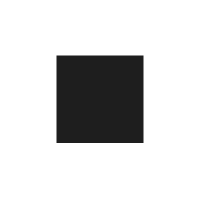
#> input picture Hexagonal_Grid_Placement/Maps/map14/M_0014.png, 200 x 200 px
$ python Hexagonal_map14.py
#> lines starting #> are read from the running program, lines starting #| are printed output that depends on the picture; after the words box and inside, x2 and y2 are one past the last pixel; in counts of white or black regions, pixels touching at a corner belong together
### Hexagonal_Grid_Placement/Maps/map14/grid_generator_map14.py
from PIL import Image
import numpy as np
import matplotlib.pyplot as plt

img_path = "M_0014.png"
image = Image.open(img_path).convert("L").resize((300, 285))  # Convert to grayscale and resize
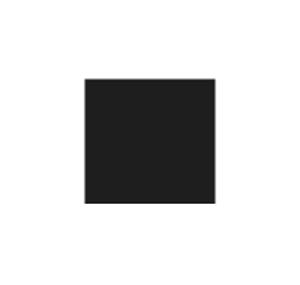
#> image: PIL image 300x285 L; min 7, max 255, mean 212.1

image_array = np.array(image)

grid = np.where(image_array < 128, 1, -1)
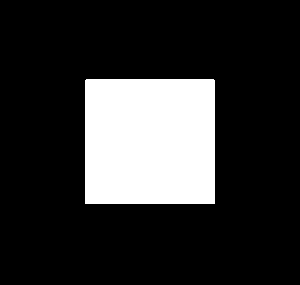
#> grid: shape (285, 300) int64; values -1 (black) and 1 (white), 19% white; 1 white region, box (x1, y1, x2, y2) and area: (85, 79, 215, 204) 16248

unknown_mask = grid == -1

### Hexagonal_Grid_Placement/Maps/map14/Hexagonal_map14.py

import math, time
import numpy as np
import matplotlib.pyplot as plt
from matplotlib.patches import Circle
import matplotlib.animation as animation

# grid:  1 = obstacle (dark pixels),  -1 = unknown/free-to-cover (light pixels)
from grid_generator_map14 import grid

# -------------------- globals just for logging/plots --------------------
coverage_list, overlap_list = [], []
total_grid_without_obstacle = 0

def count_desired_area():
    """How many cells need to be covered (unknown = -1)."""
    global total_grid_without_obstacle
    total_grid_without_obstacle = int((grid == -1).sum())

# --------------------------- core classes ------------------------------
class Robot:
    def __init__(self, rid, pos, sensor_range):
        self.id = rid
        self.position = pos  # (row, col)
        self.sensor_range = sensor_range
        self.deployed = False

    def sense(self, occ):
        """Mark cells in sensor disk: -1 -> 0 (new coverage); 0 -> overlap."""
        r = self.sensor_range
        r2 = r*r
        cx, cy = self.position  # row, col

        rmin = max(0, cx - r)
        rmax = min(occ.shape[0] - 1, cx + r)
        cmin = max(0, cy - r)
        cmax = min(occ.shape[1] - 1, cy + r)

        new_covered = 0
        overlapped = 0

        for x in range(rmin, rmax + 1):
            dx = x - cx
            dx2 = dx*dx
            for y in range(cmin, cmax + 1):
                dy = y - cy
                if dx2 + dy*dy <= r2:
                    if occ[x, y] == -1:
                        occ[x, y] = 0       # newly covered
                        new_covered += 1
                    elif occ[x, y] == 0:
                        overlapped += 1      # already covered -> overlap
        return new_covered, overlapped


class IncrementalDeployment:
    """
    Places circles (robots) on a hexagonal *covering* lattice so there are no gaps.
    Spacing comes from the hex covering condition: a = sqrt(3)*R, vertical step = 1.5*R.
    """
    def __init__(self, grid_size=(300, 300), num_robots=200, sensor_range=15, overlap_alpha=1.0):
        """
        overlap_alpha <= 1.0. Use <1.0 to add extra overlap beyond the minimal hex covering.
        """
        self.grid_size = grid_size
        self.num_robots = num_robots
        self.sensor_range = int(sensor_range)
        self.alpha = float(overlap_alpha)

        self.occupancy_grid = grid.copy()
        self.robots = []
        self.centers = self._build_hex_cover_centers()  # precompute centers
        self._init_robots()

        # metrics
        self.current_step = 0
        self.total_overlap = 0
        self.total_covered = 0

        # deploy the first one immediately if we have any
        if self.robots:
            self.robots[0].deployed = True
            new_cov, ov = self.robots[0].sense(self.occupancy_grid)
            self.total_covered += new_cov
            self.total_overlap += ov

    # ---------- placement: hexagonal covering over the free rectangle ----------
    def _build_hex_cover_centers(self):
        """
        Generate centers using a hexagonal *covering* lattice.
        Centers are kept inside the map and not inside obstacles.
        """
        H, W = self.grid_size
        r = self.sensor_range

        # Hex covering spacing (no holes):
        # Equilateral triangle side 'a' = sqrt(3)*r; vertical step = 1.5*r; row offset = a/2.
        a = math.sqrt(3) * r * self.alpha
        dx = a
        dy = 1.5 * r * self.alpha
        row_offset = dx / 2.0

        centers = []
        # Rows from r up to H - r (keep centers inside; circle may touch boundary)
        n_rows = int(math.floor((H - 2*r) / dy)) + 2
        for i in range(n_rows):
            cx = int(round(0.48*r + i * dy))
            y0 = 0 + (row_offset if (i % 2 == 1) else 0.0)  # staggered
            n_cols = int(math.floor((W - 2*r - (y0 - r)) / dx)) + 2
            for j in range(n_cols):
                cy = int(round(y0 + j * dx))
                if 0 <= cx < H and 0 <= cy < W:
                    # don’t place the center inside an obstacle
                    if self.occupancy_grid[cx, cy] != 1:
                        centers.append((cx, cy))
        return centers

    def _init_robots(self):
        # Create robots up to min(num_robots, len(centers))
        k = min(self.num_robots, len(self.centers))
        for i in range(k):
            self.robots.append(Robot(i, self.centers[i], self.sensor_range))

    # [16 lines left out: functions deploy_next_robot, run_step, not called in this run]


# --------------------------- visualization ------------------------------
def visualize(deployment):
    fig, ax = plt.subplots(figsize=(12, 8))
    H, W = deployment.grid_size
    r = deployment.sensor_range

    # [48 lines left out: function draw_frame, not called in this run]

    ani = animation.FuncAnimation(
        fig, draw_frame, frames=len(deployment.robots) + 1, interval=120, repeat=False
    )
    plt.show()


# ------------------------------- run ------------------------------------
start_time = time.time()
count_desired_area()
#> in count_desired_area, `total_grid_without_obstacle = int((grid == -1).sum())`: total_grid_without_obstacle = 69252
deployment = IncrementalDeployment(
    grid_size=(285, 300),    # H, W
    num_robots=9999,         # will stop when centers are exhausted
    sensor_range=15,         # circle radius in cells
    overlap_alpha=1.0        # <1.0 => more overlap, >1.0 not allowed for covering
)
#> after the loop in sense, `for x in range(rmin, rmax + 1):`:
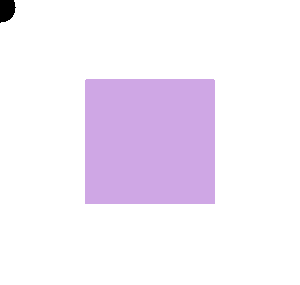
#> occ: shape (285, 300) int64; 3 distinct labels, from -1 to 1; one colour per label, 0 black, -1 white
#> in __init__, `new_cov, ov = self.robots[0].sense(self.occupancy_grid)`: new_cov = 296; ov = 0
#> in __init__, `self.total_covered += new_cov`: self.total_covered = 296
#> in __init__, `self.total_overlap += ov`: self.total_overlap = 0
visualize(deployment)

# dump deployed centers (rows, cols)
with open("position.txt", "w") as f:
    for rb in deployment.robots:
        if rb.deployed:
            x, y = rb.position
            f.write(f"{x},{y}\n")

print(f"Saved deployed robot positions to position.txt in {time.time()-start_time:.2f}s")
